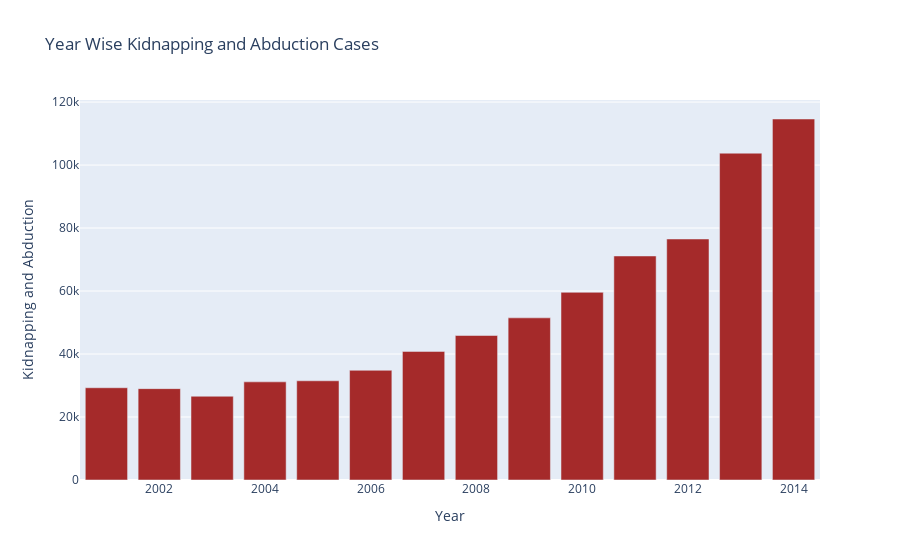

This figure's notebook cell:
### Markdown cell above
2) Kidnapping and Abduction

### Code cell
fig = px.bar(total_case_all_years, x=total_case_all_years.index, 
             y='Kidnapping and Abduction',color_discrete_sequence=['brown'],title='Year Wise Kidnapping and Abduction Cases')
fig.show()

### Figure 1 — Plotly figure (JSON) as saved in the notebook; plotly's stock layout.template omitted (floating-point values rounded to 4 significant figures)
{"data": [{"alignmentgroup": "True", "hovertemplate": "Year=%{x}<br>Kidnapping and Abduction=%{y}<extra></extra>", "legendgroup": "", "marker": {"color": "brown"}, "name": "", "offsetgroup": "", "orientation": "v", "showlegend": false, "textposition": "auto", "type": "bar", "x": [2001, 2002, 2003, 2004, 2005, 2006, 2007, 2008, 2009, 2010, 2011, 2012, 2013, 2014], "xaxis": "x", "y": [29290, 29012, 26592, 31156, 31500, 34828, 40832, 45878, 51482, 59590, 71130, 76524, 103762, 114622], "yaxis": "y"}], "layout": {"barmode": "relative", "legend": {"tracegroupgap": 0}, "title": {"text": "Year Wise Kidnapping and Abduction Cases"}, "xaxis": {"anchor": "y", "domain": [0, 1], "title": {"text": "Year"}}, "yaxis": {"anchor": "x", "domain": [0, 1], "title": {"text": "Kidnapping and Abduction"}}}}
